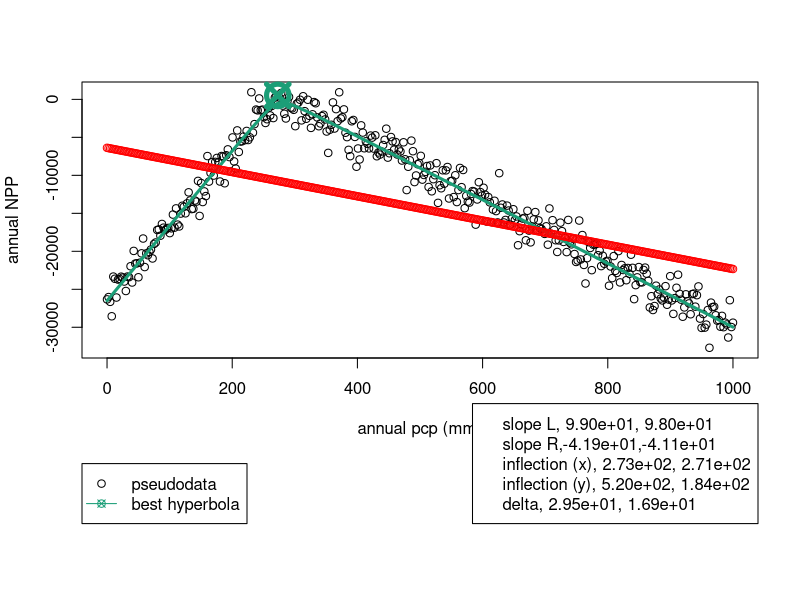
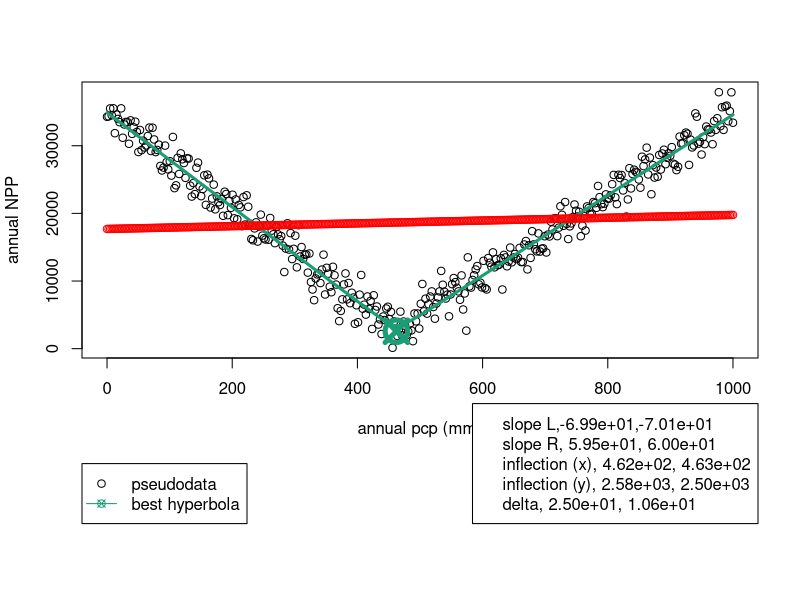

Write R code to recreate these figures, in order.
library(DEoptim)

#==============================================================
##' calculates sum of squares of X.
##'
##' if there are no valid data points, return an arbitrary (and very
##' high) SSE. This is a little bit of a hack - it really ought to
##' return NA in that situation, but it can"t return NA, because the
##' DEoptim implementation of DE requires that the optimized function
##' return a non-NA scalar.
##' @title calculate sum of squares
##' @param x values for which to calculate sum of squares
##' @return sum of squares of x
##' @author Timothy W. Hilton
getSSE <- function(x) {


  if (length(which(!is.na(x))) == 0) return(1e20)
  else return(sum( x^2, na.rm=TRUE))
}

WB_hyperbola <- function(x, theta_1, theta_2, x_0, beta_0, delta)
{
    ## Purpose: implement the rotated hyperbola of Watts & Bacon (1974)
    ##
    ##
    ## from Watts and Bacon (1974):
    ## (i) the dependent variable y is a single valued function of the
    ##     independent variable x
    ## (ii) the left asymptote has slope theta_1
    ## (iii) the right asymptote has slope theta_2
    ## (iv) the asymptotes intersect at the point (x_0, beta_0),
    ## (v) the radius of curvature at x = x_0, is proproportional to a
    ##     quantity delta
    ##
    ## ----------------------------------------------------------------------
    ## Arguments:
    ## ----------------------------------------------------------------------
    ## Author: Timothy W. Hilton, Date: 18 Nov 2016, 13:39

    beta_1 <- (theta_1 + theta_2) / 2.0
    beta_2 <- (theta_2 - theta_1) / 2.0
    y <- beta_0 + beta_1*(x - x_0) + beta_2 * sqrt((x - x_0)^2 + (delta^2)/4)
    return(y)
}

WB_hyperbola_SSE <- function(pars, pcp, npp_obs) {
    ## Purpose: evaluate sum of squared errors (SSE) for WB_hyperbola()
    ## ----------------------------------------------------------------------
    ## Arguments:
    ##    pars: parmeter vector.  in order, [x, theta_1, theta_2, x_0, beta_0]
    ## ----------------------------------------------------------------------
    ## Author: Timothy W. Hilton, Date: 18 Nov 2016, 13:58

    npp_est <- WB_hyperbola(pcp, pars[[1]], pars[[2]], pars[[3]], pars[[4]], pars[[5]])
    res <- npp_obs - npp_est
    sse <- getSSE(res)
    ## cat('SSE:', sse, '\n')
    return(sse)
}

generate_pseudodata <- function(pcp, lower, upper, n) {
    ## doesn't work for n=1 for some reason, need to figure out why
    ## generate random hyperbola parameters within specified bounds
    parvals <- mapply(function(LB, UB, n){runif(n, LB, UB)},
                   lower, upper, MoreArgs = list(n=n))
    parvals <- as.data.frame(t(parvals))
    ## generate hyperbola from the random parameters
    data <- lapply(parvals, function(p, pcp){
        WB_hyperbola(pcp, p[[1]], p[[2]], p[[3]], p[[4]], p[[5]])},
                   pcp=pcp)
    ## add some noise to the psuedodata
    data <- lapply(data, function(x) return(x + rnorm(length(x), sd = max(abs(x)) / 20.0)))
    return(list(pars=parvals, data=data))
}

fit_WB_hyperbola<- function(pcp, npp, upper, lower, ctl)
{
    ## Purpose:
    ## ----------------------------------------------------------------------
    ## Arguments:
    ## ----------------------------------------------------------------------
    ## Author: Timothy W. Hilton, Date: 21 Nov 2016, 12:30
    r <- DEoptim(fn=WB_hyperbola_SSE, lower=lower, upper=upper, control=ctl, pcp, npp)
    return(r)
}

fit.AIC <- function(nobs, npars, sse) {
  aic <- nobs * log(sse) + 2*npars
  return(aic)
}

fit_line <- function(npp, pcp) {
    linfit <- lm(npp~pcp, data=data.frame(pcp=pcp, npp=npp))
    sse <- sum(linfit[['residuals']]^2)
    return(linfit)
}

compare_lm_hyperbola<- function(linfit, hyfit)
{
    ## Purpose:
    ## ----------------------------------------------------------------------
    ## Arguments:
    ## ----------------------------------------------------------------------
    ## Author: Timothy W. Hilton, Date: 21 Nov 2016, 15:11
    aic_lin <- fit.AIC(nobs=length(linfit[['residuals']]),
                       npars=length(coef(linfit)),
                       sse=sum(linfit[['residuals']]^2))
    aic_hy <- fit.AIC(nobs=length(linfit[['residuals']]),
                      npars=length(hyfit[['optim']][['bestmem']]),
                      sse=hyfit[['optim']][['bestval']])
    return(list(aic_lin=aic_lin, aic_hy=aic_hy))
}


plot_pd_fit <- function(pcp, npp_pd, pd_pars, fit, linfit, aic)
{
    ## Purpose:
    ## ----------------------------------------------------------------------
    ## Arguments:
    ## ----------------------------------------------------------------------
    ## Author: Timothy W. Hilton, Date: 21 Nov 2016, 12:38
    pars <- fit[['optim']][['bestmem']]
    npp_mod <- WB_hyperbola(pcp, pars[[1]], pars[[2]], pars[[3]], pars[[4]], pars[[5]])
    par(mar=c(12.1, 4.1, 4.1, 2.1), xpd=TRUE)
    plot(pcp, npp_pd, ylab='annual NPP', xlab='annual pcp (mm)')
    points(pcp, npp_mod, type='l', lwd=3, col='#1b9e77')
    points(pars[[3]], pars[[4]], pch=13, col='#1b9e77', cex=3.0, lwd=5.0)
    points(pcp, predict(linfit), col='red', lty=1)
    ##
    legend(x='bottomleft',
           legend=c('pseudodata', 'best hyperbola'),
           col=c('black', '#1b9e77'),
           lty=c(0, 1), pch=c(1, 13),
           inset=c(0.0, -0.6))
    ##
    df_pars <- data.frame(fit=fit[['optim']][['bestmem']], pseudo=pd_pars)
    df_pars[['par']] <- c('slope L', 'slope R', 'inflection (x)', 'inflection (y)', 'delta')
    df_pars <- df_pars[c('par', 'fit', 'pseudo')]
    leg_text <- apply(format(df_pars, digits=3, scientific=TRUE), 1,
                      function(x) paste(x, collapse=','))
    legend(x='bottomright',
           inset=c(0.0, -0.6),
           legend=leg_text)
}


ndata <- 400
pcp <- seq(0, 1000, length.out=ndata)

ctl <- DEoptim.control(itermax=1e3, trace=500, strategy=1)
lower <- c(-100, -100, 0, 0, 1e-10)
upper <- c(100, 100, 1000, 3000, 30)

n_pseudo <- 2
pd <- generate_pseudodata(pcp, lower, upper, n_pseudo)
hyfits <- lapply(pd[['data']], fit_WB_hyperbola, pcp=pcp, lower=lower, upper=upper, ctl=ctl)
linfits <- lapply(pd[['data']], fit_line, pcp=pcp)
fit_comparison <- as.data.frame(t(mapply(compare_lm_hyperbola, linfits, hyfits)))
fit_comparison[['aic_lin']] <- as.numeric(fit_comparison[['aic_lin']])
fit_comparison[['aic_hy']] <- as.numeric(fit_comparison[['aic_hy']])

pdf(file='pseudodata.pdf')
for (i in seq(1, n_pseudo)){
    plot_pd_fit(pcp=pcp, npp_pd=pd[['data']][[i]],
                pd_pars=pd[['pars']][[i]],
                fit=hyfits[[i]],
                linfit=linfits[[i]],
                aic=fit_comparison[i, ])
}
dev.off()
